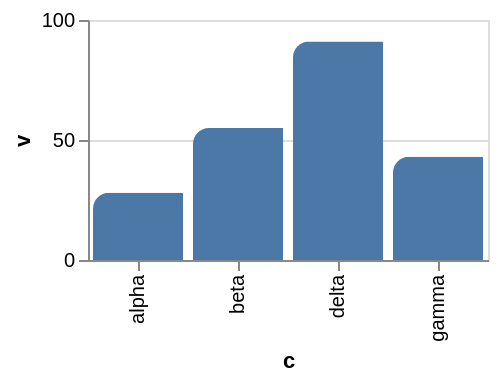

The Vega-Lite source for this figure:
### Vega-Lite specification from a JSON file in a GitHub repository (floating-point values rounded to 4 significant figures)
{"$schema": "https://vega.github.io/schema/vega-lite/v6.json", "width": 200, "height": 120, "data": {"values": [{"c": "alpha", "v": 28, "w": 3, "t": "2024-01-07"}, {"c": "beta", "v": 55, "w": 7, "t": "2024-03-19"}, {"c": "gamma", "v": 43, "w": 5, "t": "2024-06-02"}, {"c": "delta", "v": 91, "w": 9, "t": "2024-09-11"}]}, "mark": {"type": "bar", "cornerRadiusTopLeft": 8}, "encoding": {"x": {"field": "c", "type": "nominal"}, "y": {"field": "v", "type": "quantitative"}}}
